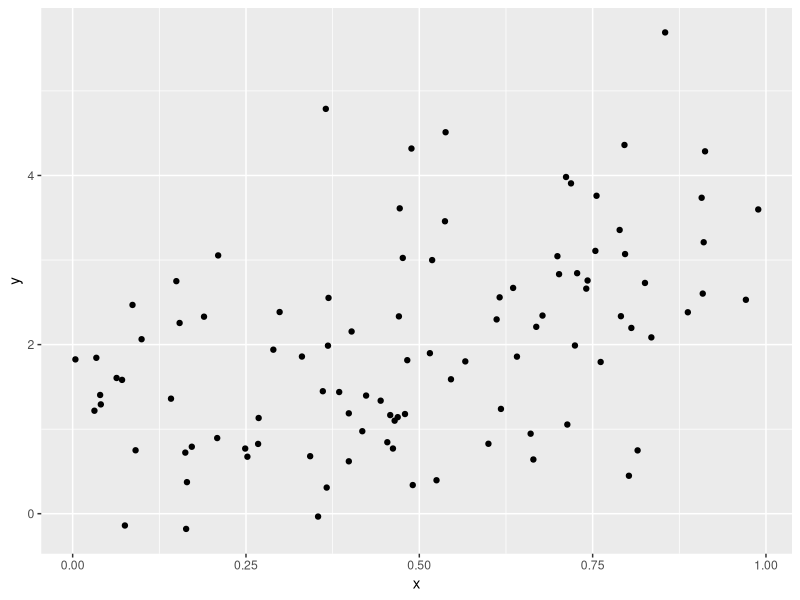

Source code (R):
## ---- chunk 1
library(tidyverse)
plot_df = 
  tibble(
    x = runif(100),
    y = 1+2*x + rnorm(100))

plot_df |>ggplot(aes(x=x, y=y)) +
  geom_point()
